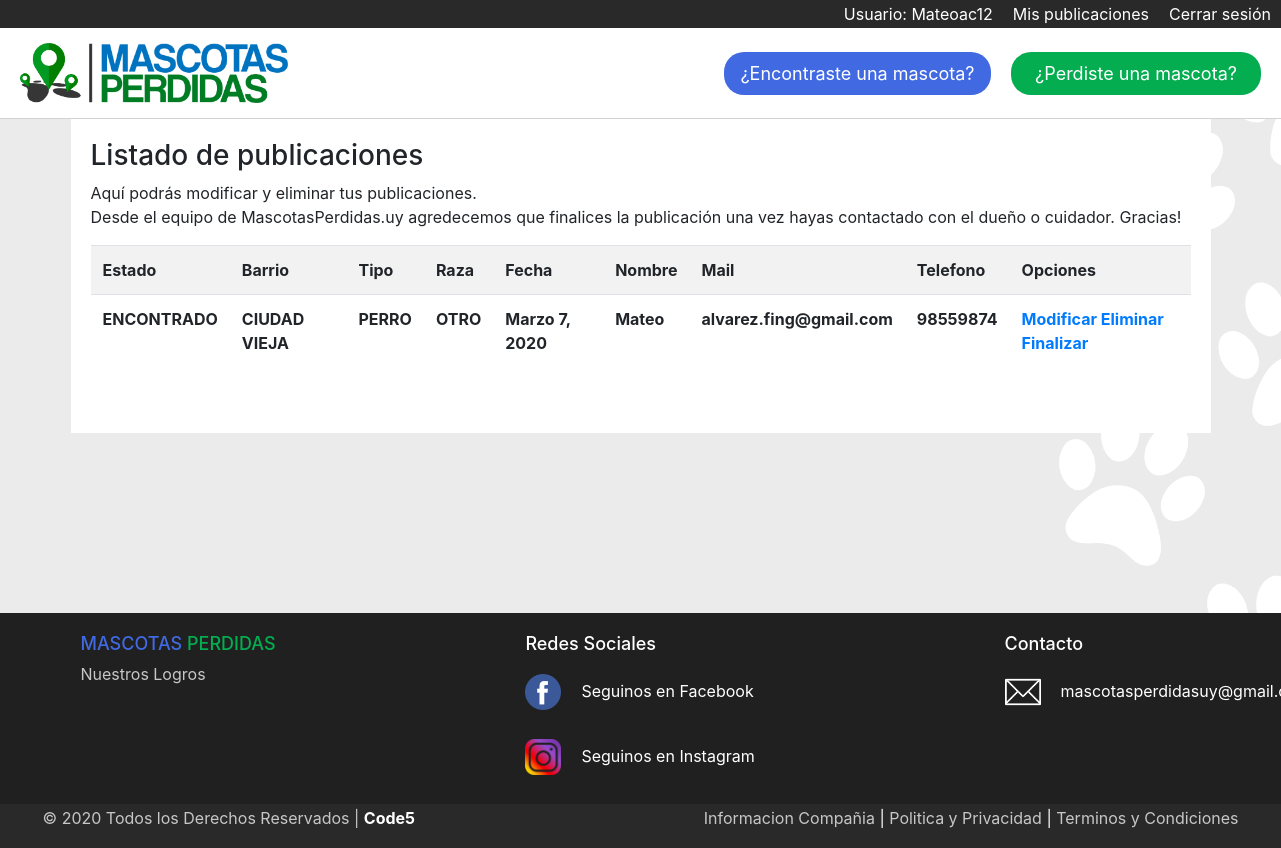
/listado_publicaciones/ (signed in), run on an earlier commit of the app's database.
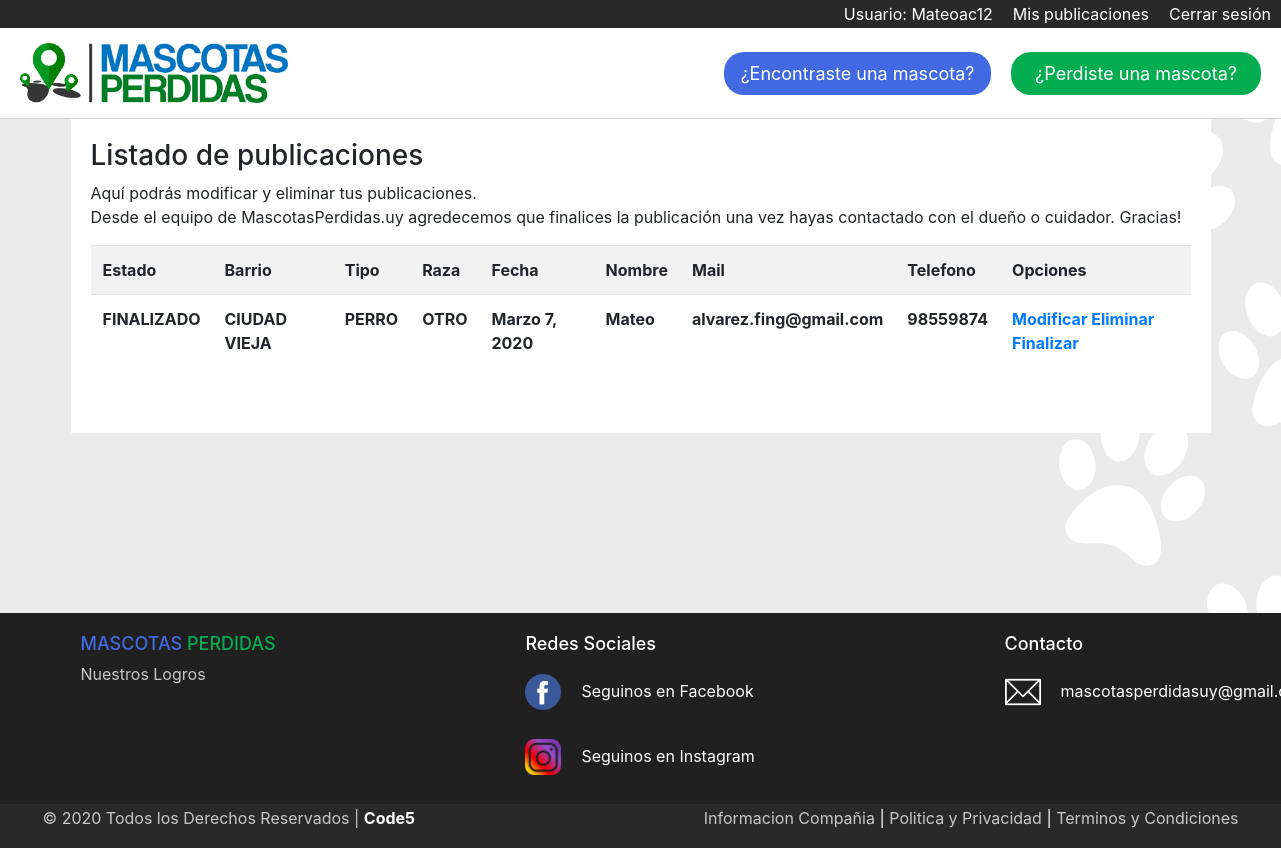
And on a later commit of the database.
### Mascotas/models.py (models this page shows)
class MascotaPerdida(models.Model):
    estado = models.CharField(max_length=40)
    imagen = models.ImageField(null=True, blank=True)  # <---- NO SACAR EL NULL NI EL BLANK QUE SE ROMPE LA BBDD
    barrio = models.ForeignKey(Barrio, on_delete=models.CASCADE)
    tipo = models.ForeignKey(Tipo, on_delete=models.CASCADE)
    raza = models.ForeignKey(Raza, on_delete=models.CASCADE)
    fecha = models.DateField()
    nombre = models.CharField(max_length=40)
    mail = models.EmailField()
    telefono = models.IntegerField()
    descripcion = models.TextField()

class Barrio(models.Model):
    lugar = models.CharField(max_length=40)  # <---- Para indicar el barrio donde se perdio
    def __str__(self):
        return self.lugar

class Tipo(models.Model):
    especie = models.CharField(max_length=40)  # <---- Para indicar si es perro, gato, etc.
    def __str__(self):
        return self.especie

class Raza(models.Model):
    tipo = models.CharField(max_length=40)  # <---- Para indicar la raza del animal
    def __str__(self):
        return self.tipo

### Mascotasperdidas/views.py (the view)
# urls.py: path('listado_publicaciones/', Listado_publicaciones, name='listado_publicaciones'),
@login_required
def Listado_publicaciones(request):
    listado = MascotaPerdida.objects.all()
    data = {
        'listado': listado
    }
    return render(request, 'listado_publicaciones.html', data)

### Mascotasperdidas/templates/listado_publicaciones.html (shortened to what this page needs)
{% extends 'base.html' %}
{% load static %}
{% block contenido %}
{% if user.is_authenticated %}
    <h3>Listado de publicaciones</h3>
    <table class="table table-striped">
        <tr>
            <th>Estado</th>
            <th>Barrio</th>
            <th>Tipo</th>
            <th>Raza</th>
            <th>Fecha</th>
            <th>Nombre</th>
            <th>Mail</th>
            <th>Telefono</th>
            <th>Opciones</th>
        </tr>
        {% for l in listado %}
            {% if user.email == l.mail %}
                <p>Aquí podrás modificar y eliminar tus publicaciones. <br>
                    Desde el equipo de MascotasPerdidas.uy agredecemos que finalices la publicación una vez hayas contactado con el dueño o cuidador. Gracias!</p>
                <tr>
                    <th>{{ l.estado }}</th>
                    <th>{{ l.barrio }}</th>
                    <th>{{ l.tipo }}</th>
                    <th>{{ l.raza }}</th>
                    <th>{{ l.fecha }}</th>
                    <th>{{ l.nombre }}</th>
                    <th>{{ l.mail }}</th>
                    <th>{{ l.telefono }}</th>
                    <th>
                        <a href="{% url 'modificar_publicaciones' l.id %}">Modificar</a>
                        <a href="#" onclick="ConfirmarEliminacion({{l.id}})">Eliminar</a>
                        <a href="#" onclick="Finalizar({{l.id}})">Finalizar</a>
                    </th>
                </tr>
            {% endif %}
        {% endfor %}
    </table>
{% else %}
    <h3>Debe iniciar sesión para ver el listado</h3>
{% endif %}
{% endblock %}

What changed in the data, as far as the page shows it:
changed MascotaPerdida "Mateo": estado "ENCONTRADO" → "FINALIZADO"
